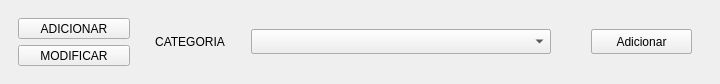
<?xml version="1.0" encoding="UTF-8"?>
<ui version="4.0">
 <class>Category</class>
 <widget class="QMainWindow" name="Category">
  <property name="geometry">
   <rect>
    <x>0</x>
    <y>0</y>
    <width>720</width>
    <height>83</height>
   </rect>
  </property>
  <property name="minimumSize">
   <size>
    <width>720</width>
    <height>0</height>
   </size>
  </property>
  <property name="maximumSize">
   <size>
    <width>720</width>
    <height>16777215</height>
   </size>
  </property>
  <property name="windowTitle">
   <string>ADICIONAR CATEGORIAS</string>
  </property>
  <property name="styleSheet">
   <string notr="true">QFrame{
	
	background-color: transparent;
	border: transparent;	

}</string>
  </property>
  <widget class="QWidget" name="centralwidget">
   <property name="minimumSize">
    <size>
     <width>720</width>
     <height>84</height>
    </size>
   </property>
   <property name="maximumSize">
    <size>
     <width>720</width>
     <height>84</height>
    </size>
   </property>
   <layout class="QHBoxLayout" name="horizontalLayout">
    <property name="spacing">
     <number>0</number>
    </property>
    <property name="leftMargin">
     <number>0</number>
    </property>
    <property name="topMargin">
     <number>0</number>
    </property>
    <property name="rightMargin">
     <number>0</number>
    </property>
    <property name="bottomMargin">
     <number>0</number>
    </property>
    <item>
     <widget class="QWidget" name="widget_2" native="true">
      <property name="styleSheet">
       <string notr="true"/>
      </property>
      <layout class="QHBoxLayout" name="horizontalLayout_2">
       <item>
        <widget class="QWidget" name="widget" native="true">
         <property name="minimumSize">
          <size>
           <width>130</width>
           <height>0</height>
          </size>
         </property>
         <property name="maximumSize">
          <size>
           <width>130</width>
           <height>16777215</height>
          </size>
         </property>
         <property name="styleSheet">
          <string notr="true"/>
         </property>
         <layout class="QVBoxLayout" name="verticalLayout">
          <item>
           <widget class="QPushButton" name="adicionar_botao">
            <property name="styleSheet">
             <string notr="true"/>
            </property>
            <property name="text">
             <string>ADICIONAR</string>
            </property>
            <property name="iconSize">
             <size>
              <width>16</width>
              <height>16</height>
             </size>
            </property>
           </widget>
          </item>
          <item>
           <widget class="QPushButton" name="modificar_botao">
            <property name="sizePolicy">
             <sizepolicy hsizetype="Minimum" vsizetype="Maximum">
              <horstretch>0</horstretch>
              <verstretch>0</verstretch>
             </sizepolicy>
            </property>
            <property name="styleSheet">
             <string notr="true"/>
            </property>
            <property name="text">
             <string>MODIFICAR</string>
            </property>
           </widget>
          </item>
         </layout>
        </widget>
       </item>
       <item>
        <widget class="QWidget" name="widget_3" native="true">
         <property name="sizePolicy">
          <sizepolicy hsizetype="Expanding" vsizetype="Expanding">
           <horstretch>0</horstretch>
           <verstretch>0</verstretch>
          </sizepolicy>
         </property>
         <property name="maximumSize">
          <size>
           <width>90</width>
           <height>16777215</height>
          </size>
         </property>
         <property name="styleSheet">
          <string notr="true"/>
         </property>
         <layout class="QVBoxLayout" name="verticalLayout_2">
          <item>
           <widget class="QLabel" name="label">
            <property name="sizePolicy">
             <sizepolicy hsizetype="Expanding" vsizetype="Expanding">
              <horstretch>0</horstretch>
              <verstretch>0</verstretch>
             </sizepolicy>
            </property>
            <property name="text">
             <string>CATEGORIA</string>
            </property>
            <property name="alignment">
             <set>Qt::AlignmentFlag::AlignCenter</set>
            </property>
           </widget>
          </item>
         </layout>
        </widget>
       </item>
       <item>
        <widget class="QFrame" name="frame_4">
         <property name="frameShape">
          <enum>QFrame::Shape::StyledPanel</enum>
         </property>
         <property name="frameShadow">
          <enum>QFrame::Shadow::Plain</enum>
         </property>
         <widget class="QLineEdit" name="adicionar_cat_input">
          <property name="enabled">
           <bool>true</bool>
          </property>
          <property name="geometry">
           <rect>
            <x>10</x>
            <y>20</y>
            <width>300</width>
            <height>25</height>
           </rect>
          </property>
         </widget>
         <widget class="QComboBox" name="drop_modificar">
          <property name="enabled">
           <bool>true</bool>
          </property>
          <property name="geometry">
           <rect>
            <x>10</x>
            <y>20</y>
            <width>300</width>
            <height>25</height>
           </rect>
          </property>
         </widget>
        </widget>
       </item>
       <item>
        <widget class="QFrame" name="frame_3">
         <property name="maximumSize">
          <size>
           <width>130</width>
           <height>16777215</height>
          </size>
         </property>
         <property name="layoutDirection">
          <enum>Qt::LayoutDirection::LeftToRight</enum>
         </property>
         <property name="frameShape">
          <enum>QFrame::Shape::Box</enum>
         </property>
         <property name="frameShadow">
          <enum>QFrame::Shadow::Raised</enum>
         </property>
         <widget class="QPushButton" name="btn_excluir">
          <property name="enabled">
           <bool>true</bool>
          </property>
          <property name="geometry">
           <rect>
            <x>10</x>
            <y>20</y>
            <width>101</width>
            <height>25</height>
           </rect>
          </property>
          <property name="minimumSize">
           <size>
            <width>90</width>
            <height>0</height>
           </size>
          </property>
          <property name="text">
           <string>Excluir</string>
          </property>
         </widget>
         <widget class="QPushButton" name="btn_adicionar">
          <property name="enabled">
           <bool>true</bool>
          </property>
          <property name="geometry">
           <rect>
            <x>10</x>
            <y>20</y>
            <width>101</width>
            <height>25</height>
           </rect>
          </property>
          <property name="minimumSize">
           <size>
            <width>0</width>
            <height>0</height>
           </size>
          </property>
          <property name="maximumSize">
           <size>
            <width>16777215</width>
            <height>16777215</height>
           </size>
          </property>
          <property name="text">
           <string>Adicionar</string>
          </property>
         </widget>
        </widget>
       </item>
      </layout>
     </widget>
    </item>
   </layout>
  </widget>
 </widget>
 <resources/>
 <connections/>
</ui>
